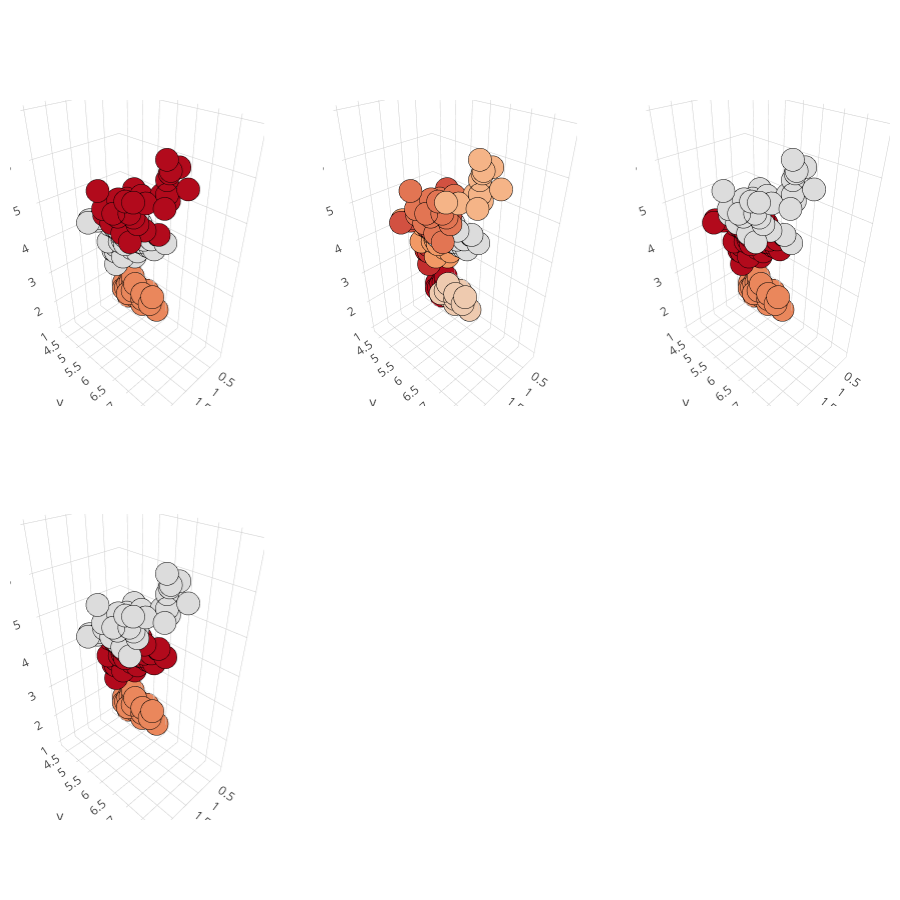

The notebook cell this image was saved under:
### Code cell
py.iplot(fig)

### Figure 1 — Plotly figure (JSON) as saved in the notebook; plotly's stock layout.template omitted (floating-point values rounded to 4 significant figures; data arrays with more than 128 entries replaced by an {"elided": "..."} marker saying what was removed)
{"data": [{"marker": {"color": {"elided": "150 int values"}, "line": {"color": "black", "width": 1}}, "mode": "markers", "scene": "scene", "showlegend": false, "type": "scatter3d", "uid": "3509c7a9-ea06-4b63-b2c7-eee8d46855d9", "x": {"elided": "150 float values"}, "y": {"elided": "150 float values"}, "z": {"elided": "150 float values"}}, {"marker": {"color": {"elided": "150 int values"}, "line": {"color": "black", "width": 1}}, "mode": "markers", "scene": "scene2", "showlegend": false, "type": "scatter3d", "uid": "84604ef1-dcf9-49f5-b1e4-efb88f200c16", "x": {"elided": "150 float values"}, "y": {"elided": "150 float values"}, "z": {"elided": "150 float values"}}, {"marker": {"color": {"elided": "150 int values"}, "line": {"color": "black", "width": 1}}, "mode": "markers", "scene": "scene3", "showlegend": false, "type": "scatter3d", "uid": "a99b428c-44ba-4d73-8443-b5ac33ef6fe6", "x": {"elided": "150 float values"}, "y": {"elided": "150 float values"}, "z": {"elided": "150 float values"}}, {"marker": {"color": {"elided": "150 int values"}, "line": {"color": "black", "width": 1}}, "mode": "markers", "scene": "scene4", "showlegend": false, "type": "scatter3d", "uid": "893eab9a-a9cc-44c2-9fc3-d755239db6ec", "x": {"elided": "150 float values"}, "y": {"elided": "150 float values"}, "z": {"elided": "150 float values"}}], "layout": {"height": 900, "margin": {"l": 10, "r": 10}, "scene": {"domain": {"x": [0, 0.2889], "y": [0.575, 1]}}, "scene2": {"domain": {"x": [0.3556, 0.6444], "y": [0.575, 1]}}, "scene3": {"domain": {"x": [0.7111, 1], "y": [0.575, 1]}}, "scene4": {"domain": {"x": [0, 0.2889], "y": [0, 0.425]}}, "width": 900}}
